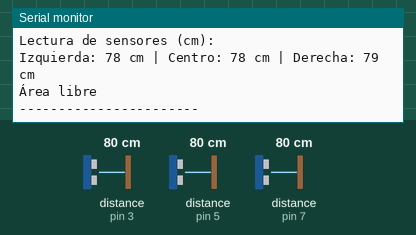
Recording of a sketch running on a simulated Arduino Uno, built with avr-gcc and run on an emulated ATmega328P. Parts: the last lines printed to the serial monitor. Wiring (inferred from the names in the program): 3 × ultrasonic range finder: trigger pin 2, echo pin 3 / trigger pin 4, echo pin 5 / trigger pin 6, echo pin 7. Inputs (shaded band) come from the test bench; at power-on: distance to the obstacle (sensors on pin 3, pin 5, pin 7) 80 cm. The echo pulse lasts 58.3 µs per cm.

Above: at 1.8 s.
1.9 s: distance to the obstacle (sensor on pin 3) set to 2 cm
At 3.1 s:
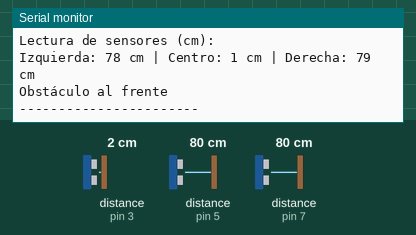
4.8 s: distance to the obstacle (sensor on pin 5) set to 2 cm
At 6.1 s:
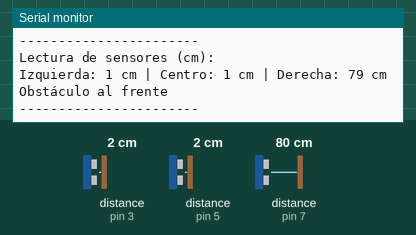
6.3 s: distance to the obstacle (sensor on pin 3) set to 35 cm
At 7.3 s:
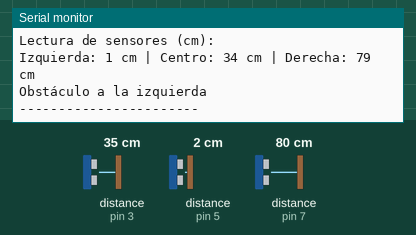
9.1 s: distance to the obstacle (sensor on pin 7) set to 2 cm
At 10.4 s:
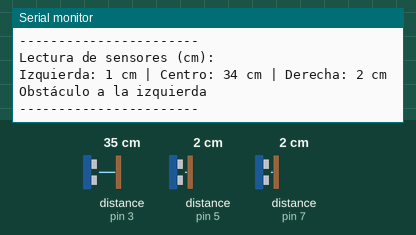
10.6 s: distance to the obstacle (sensor on pin 5) set to 35 cm
At 11.4 s:
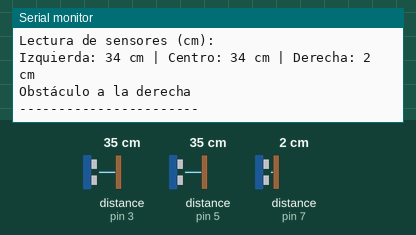
13.3 s: distance to the obstacle (sensor on pin 7) set to 4 cm
At 14.8 s:
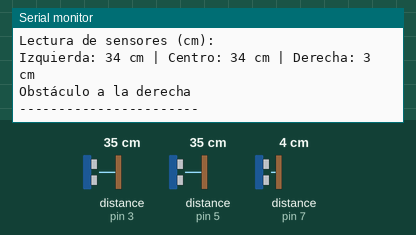
Timing chart, 0 to 15.8 s (numbered marks = the images above; inputs shaded):
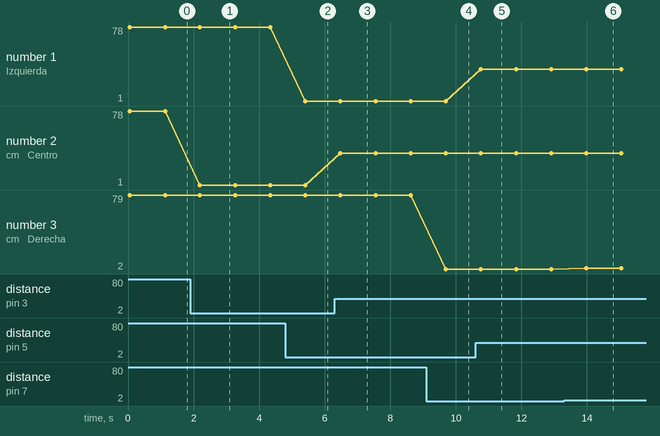

Measured:
- after the input at 1.9 s, the serial monitor: prints a new line after 0.29 s (image 1)
- after the input at 4.8 s, the serial monitor: prints a new line after 0.61 s (image 2)
- after the input at 6.3 s, the serial monitor: prints a new line after 0.17 s (image 3)
- after the input at 9.1 s, the serial monitor: prints a new line after 0.59 s (image 4)
- after the input at 10.6 s, the serial monitor: prints a new line after 0.17 s (image 5)
- after the input at 13.3 s, the serial monitor: prints a new line after 0.68 s (image 6)
- plotted number 2: 78 → 1 after the input at 1.9 s, 1 → 34 after the input at 6.3 s
- plotted number 3: 79 → 2 after the input at 9.1 s, 2 → 3 after the input at 13.3 s

The sketch:

Sensores.ino
```cpp
// Pines de los sensores
// Centro
const int trigPin1 = 2;
const int echoPin1 = 3;

// Izquierda
const int trigPin2 = 4;
const int echoPin2 = 5;

// Derecha
const int trigPin3 = 6;
const int echoPin3 = 7;

long readDistance(int trigPin, int echoPin) {
  digitalWrite(trigPin, LOW);
  delayMicroseconds(2);
  digitalWrite(trigPin, HIGH);
  delayMicroseconds(10);
  digitalWrite(trigPin, LOW);
  return pulseIn(echoPin, HIGH) * 0.034 / 2; // cm
}

void setup() {
  Serial.begin(9600);

  pinMode(trigPin1, OUTPUT);
  pinMode(echoPin1, INPUT);

  pinMode(trigPin2, OUTPUT);
  pinMode(echoPin2, INPUT);

  pinMode(trigPin3, OUTPUT);
  pinMode(echoPin3, INPUT);

  Serial.println("Iniciando test de sensores...");
}

void loop() {
  long centro = readDistance(trigPin1, echoPin1);
  long izquierda = readDistance(trigPin2, echoPin2);
  long derecha = readDistance(trigPin3, echoPin3);

  Serial.println("Lectura de sensores (cm):");
  Serial.print("Izquierda: "); Serial.print(izquierda); Serial.print(" cm | ");
  Serial.print("Centro: "); Serial.print(centro); Serial.print(" cm | ");
  Serial.print("Derecha: "); Serial.print(derecha); Serial.println(" cm");

  // Mostrar posición relativa
  if (centro < 20) {
    Serial.println("Obstáculo al frente");
  } else if (izquierda < 20) {
    Serial.println("Obstáculo a la izquierda");
  } else if (derecha < 20) {
    Serial.println("Obstáculo a la derecha");
  } else {
    Serial.println("Área libre");
  }

  Serial.println("-----------------------");
  delay(1000);
}
```
